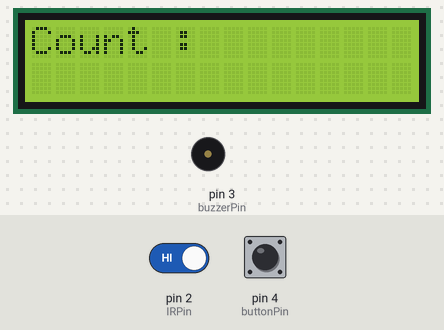
This sketch was run on a simulated Arduino Uno, built with avr-gcc and run on an emulated ATmega328P. Shown: 16×2 character LCD, buzzer (waves = sounding, pin HIGH). The inputs (shaded band) are chosen by the test bench; at power-on: pin 2 (IRPin) HIGH, pin 4 (buttonPin) HIGH.

Above: at 1.2 s.
1.3 s: pin 2 (IRPin) driven LOW
At 1.52 s:
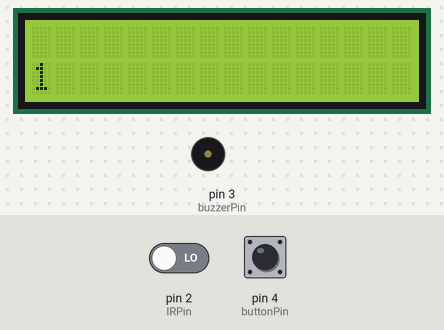
3.0 s: pin 4 (buttonPin) pulled LOW for 0.15 s
At 4.0 s:
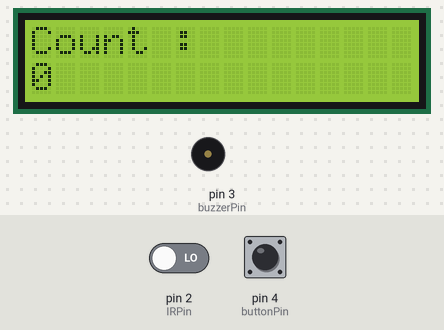
4.7 s: pin 4 (buttonPin) pulled LOW for 3.2 s
At 6.0 s:
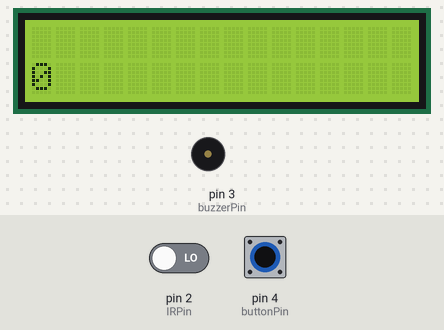
Timing chart, 0 to 7.7 s (numbered marks = the images above; inputs shaded):
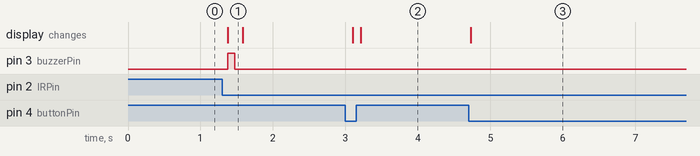

Measured:
- after the input at 1.3 s, pin 3 (buzzerPin): LOW → HIGH after 0.08 s, → LOW 0.10 s later; the display: changes after 0.08 s (image 1)
- after the input at 3.0 s, the display: first changes after 0.10 s (image 2 shows a later state)
- after the input at 4.7 s, the display: changes at once (image 3)

The sketch:

Arduino-Object-Counter.ino
```cpp
#include <LiquidCrystal_I2C.h>

LiquidCrystal_I2C lcd(0x3F, 16, 2);

int IRPin = 2;
int buzzerPin = 3;
int buttonPin = 4;

int n = 0;
int oldValue = 1;

void setup() {

  lcd.init();
  lcd.backlight();

  pinMode(IRPin, INPUT);
  pinMode(buttonPin, INPUT_PULLUP);
  pinMode(buzzerPin, OUTPUT);
}

void loop() {


  lcd.setCursor(0, 0);
  lcd.print("Count : ");

  if (digitalRead(IRPin) == 0 && oldValue == 1) {
    oldValue = 0;
    Count();
  } else if (digitalRead(IRPin) == 1 && oldValue == 0) {
    oldValue = 1;
  }

  if (digitalRead(buttonPin) == 0) {
    Reset();
  }

  delay(100);
}

void Count() {
  n = n + 1;

  lcd.clear();
  lcd.setCursor(0, 1);
  lcd.print(n);

  digitalWrite(buzzerPin, HIGH);
  delay(100);
  digitalWrite(buzzerPin, LOW);
}


void Reset() {
  n = 0;
  lcd.clear();
  lcd.setCursor(0, 1);
  lcd.print(n);
}
```
